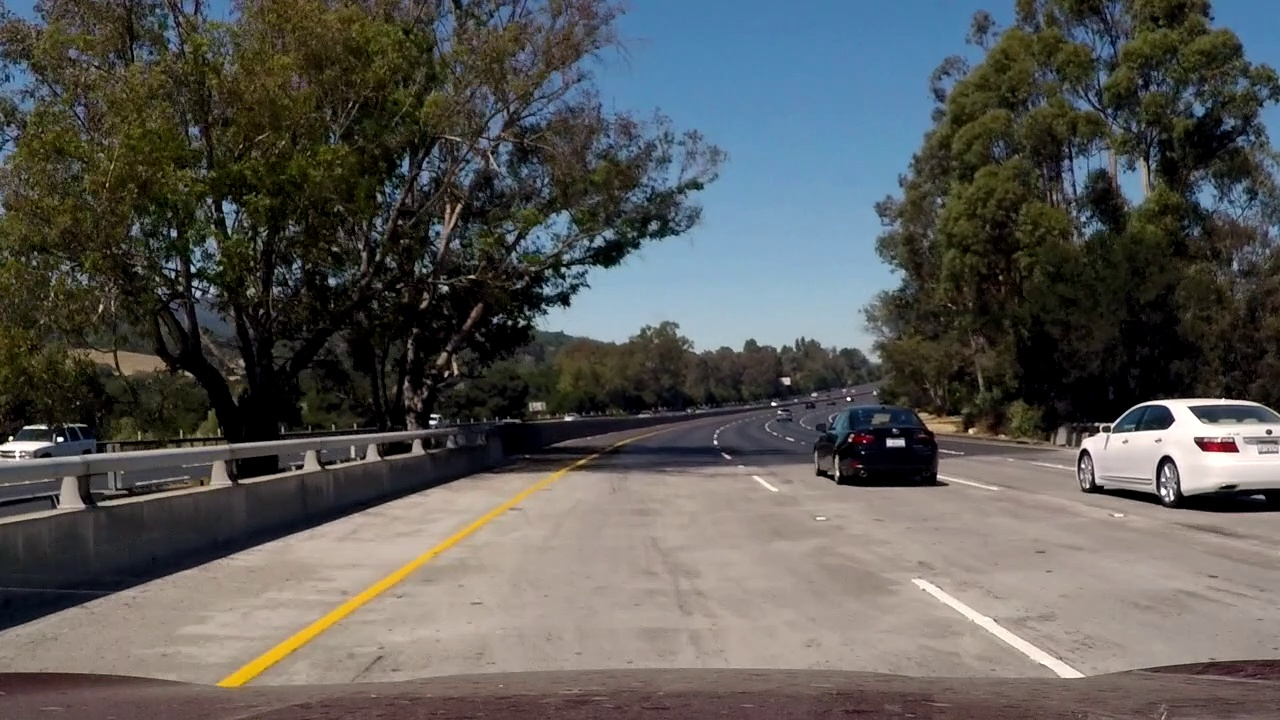
#> input picture CarND-LaneLines-P1/test_images/challanges.jpg, 1280 x 720 px, given in place of solidYellowLeft.jpg, which was not available
$ jupyter execute --allow-errors P1.ipynb   (shell and % lines are left out)   (text cells are left out)
#> lines starting #> are read from the running program, lines starting #| are printed output that depends on the picture; after the words box and inside, x2 and y2 are one past the last pixel; in counts of white or black regions, pixels touching at a corner belong together; pictures that were not available may be replaced by others from this repository, and a replacement may not be noted
[cell 1]
#importing some useful packages
import matplotlib.pyplot as plt
import matplotlib.image as mpimg
import numpy as np
import cv2

[cell 2]
import os
os.listdir("test_images/")

[cell 3]
#reading in an image
TEST_IMAGE = "test_images/solidYellowLeft.jpg"
# [7 lines of commented-out code are left out]
image = mpimg.imread(TEST_IMAGE)
#> image is the input picture: shape (720, 1280, 3); mean R, G, B 89.2, 88.9, 86.3

#printing out some stats and plotting
print('This image is:', type(image), 'with dimensions:', image.shape)
#| This image is: <class 'numpy.ndarray'> with dimensions: (720, 1280, 3)
plt.imshow(image)  # if you wanted to show a single color channel image called 'gray', for example, call as plt.imshow(gray, cmap='gray')

[cell 4]
import math

def grayscale(img):
    """Applies the Grayscale transform
    This will return an image with only one color channel
    but NOTE: to see the returned image as grayscale
    (assuming your grayscaled image is called 'gray')
    you should call plt.imshow(gray, cmap='gray')"""
    return cv2.cvtColor(img, cv2.COLOR_RGB2GRAY)
    # Or use BGR2GRAY if you read an image with cv2.imread()
    # return cv2.cvtColor(img, cv2.COLOR_BGR2GRAY)

def canny(img, low_threshold, high_threshold):
    """Applies the Canny transform"""
    return cv2.Canny(img, low_threshold, high_threshold)

def gaussian_blur(img, kernel_size):
    """Applies a Gaussian Noise kernel"""
    return cv2.GaussianBlur(img, (kernel_size, kernel_size), 0)

def region_of_interest(img, vertices):
    """
    Applies an image mask.

    Only keeps the region of the image defined by the polygon
    formed from `vertices`. The rest of the image is set to black.
    `vertices` should be a numpy array of integer points.
    """
    #defining a blank mask to start with
    mask = np.zeros_like(img)

    #defining a 3 channel or 1 channel color to fill the mask with depending on the input image
    if len(img.shape) > 2:
        channel_count = img.shape[2]  # i.e. 3 or 4 depending on your image
        ignore_mask_color = (255,) * channel_count
    else:
        ignore_mask_color = 255

    #filling pixels inside the polygon defined by "vertices" with the fill color
    cv2.fillPoly(mask, vertices, ignore_mask_color)

    #returning the image only where mask pixels are nonzero
    masked_image = cv2.bitwise_and(img, mask)
    return masked_image


# Function to separate left and right lane separation
def separate_lane_line(lines, img):
    left_lane_lines = []
    right_lane_lines = []
    for line in lines:
        for x1, y1, x2, y2 in line:
            dx = x2 - x1
            # If dx=0, the coordinates are almost going to be vertical. Hence ignoring
            if dx == 0:
                continue

            dy = y2 - y1
            # If dy=0, the coordinates are almost going to be horizontal. Hence ignoring
            if dy == 0:
                continue

            slope1 = dy/dx

            #To ignore the slope with negligible values
            epsilon = 0.1
            if abs(slope1) <= epsilon:
                continue

            imageDimension = img.shape
            imageCentre = imageDimension[1]/2
            #If slope is negative and on left side of image center, then append it to
            #the array-left_lane_lines else to the array-right_lane_lines
            if slope1 < 0 and x1 < imageCentre and x2 < imageCentre:
                left_lane_lines.append([[x1, y1, x2, y2]])
            elif x1 >= imageCentre and x2 >= imageCentre:
                right_lane_lines.append([[x1, y1, x2, y2]])

    return left_lane_lines, right_lane_lines


# Calculating slope & intercept of the lanes based on linear regression
from scipy import stats

# function to calculate and return slope and intercept of a line based on
# linear regression. Later left and right lines will be passed to this function
# to extrapolate the lines.
def slope_intercept_calc(lines):
    xs = []
    ys = []
    for line in lines:
        for x1, y1, x2, y2 in line:
            xs.append(x1)
            xs.append(x2)
            ys.append(y1)
            ys.append(y2)
    # Applying linear regression and retrieving slope and intercept
    slope, intercept, r_vale, p_value, std_err = stats.linregress(xs, ys)
    return slope, intercept

def draw_one_full_lane_line(img, lines, top_y):
    slope, intercept = slope_intercept_calc(lines)

    # y = Mx + B  ==>  x = (y-b)/
    bottom_y = imshape[0]-1
    x_to_bottom_y = (bottom_y - intercept)/slope

    top_x_to_y = (top_y - intercept)/slope
    new_left_line = [[[int(x_to_bottom_y), int(bottom_y), int(top_x_to_y), int(top_y)]]]
    return draw_lines(img, new_left_line)

def draw_two_full_lane_lines(img, left_lane, right_lane, vertices):
    region_top_left = vertices[0][1]
    full_left_lane_img = draw_one_full_lane_line(img, left_lane, region_top_left[1])
    full_right_lane_img = draw_one_full_lane_line(full_left_lane_img, right_lane, region_top_left[1])
    return full_right_lane_img

def draw_lines(img, lines, color=[255, 0, 0], thickness=5):
    """
    NOTE: this is the function you might want to use as a starting point once you want to
    average/extrapolate the line segments you detect to map out the full
    extent of the lane (going from the result shown in raw-lines-example.mp4
    to that shown in P1_example.mp4).

    Think about things like separating line segments by their
    slope ((y2-y1)/(x2-x1)) to decide which segments are part of the left
    line vs. the right line.  Then, you can average the position of each of
    the lines and extrapolate to the top and bottom of the lane.

    This function draws `lines` with `color` and `thickness`.
    Lines are drawn on the image inplace (mutates the image).
    If you want to make the lines semi-transparent, think about combining
    this function with the weighted_img() function below
    """
    for line in lines:
        for x1,y1,x2,y2 in line:
            cv2.line(img, (x1, y1), (x2, y2), color, thickness)

    return img

def hough_lines(img, rho, theta, threshold, min_line_len, max_line_gap,vertices):
    """
    `img` should be the output of a Canny transform.

    Returns an image with hough lines drawn.
    """
    lines = cv2.HoughLinesP(img, rho, theta, threshold, np.array([]), minLineLength=min_line_len, maxLineGap=max_line_gap)
    line_img = np.zeros((img.shape[0], img.shape[1], 3), dtype=np.uint8)

    #Senthil - Line extrapolation starts
    left_lane_lines, right_lane_lines = separate_lane_line(lines, line_img)
    full_lane_line_image = draw_two_full_lane_lines(line_img,left_lane_lines, right_lane_lines, vertices)
    #Senthil - Line extrapolation ends

    #draw_lines(line_img, lines)
    #return line_img
    return full_lane_line_image

# Python 3 has support for cool math symbols.

def weighted_img(img, initial_img, α=0.8, β=1., γ=0.):
    """
    `img` is the output of the hough_lines(), An image with lines drawn on it.
    Should be a blank image (all black) with lines drawn on it.

    `initial_img` should be the image before any processing.

    The result image is computed as follows:

    initial_img * α + img * β + γ
    NOTE: initial_img and img must be the same shape!
    """
    return cv2.addWeighted(initial_img, α, img, β, γ)

[cell 5]
# TODO: Build your pipeline that will draw lane lines on the test_images
# then save them to the test_images_output directory.
gray = grayscale(image)
plt.imshow(gray, cmap='gray')
gray.shape
#> Out = (720, 1280)

[cell 6]
kernel_size = 5
blur_img = gaussian_blur(gray, kernel_size)
plt.imshow(blur_img)

[cell 7]
low_threshold, high_threshold = 50, 150
edges = canny(blur_img, low_threshold, high_threshold)
#> in canny, `return cv2.Canny(img, low_threshold, high_threshold)`:
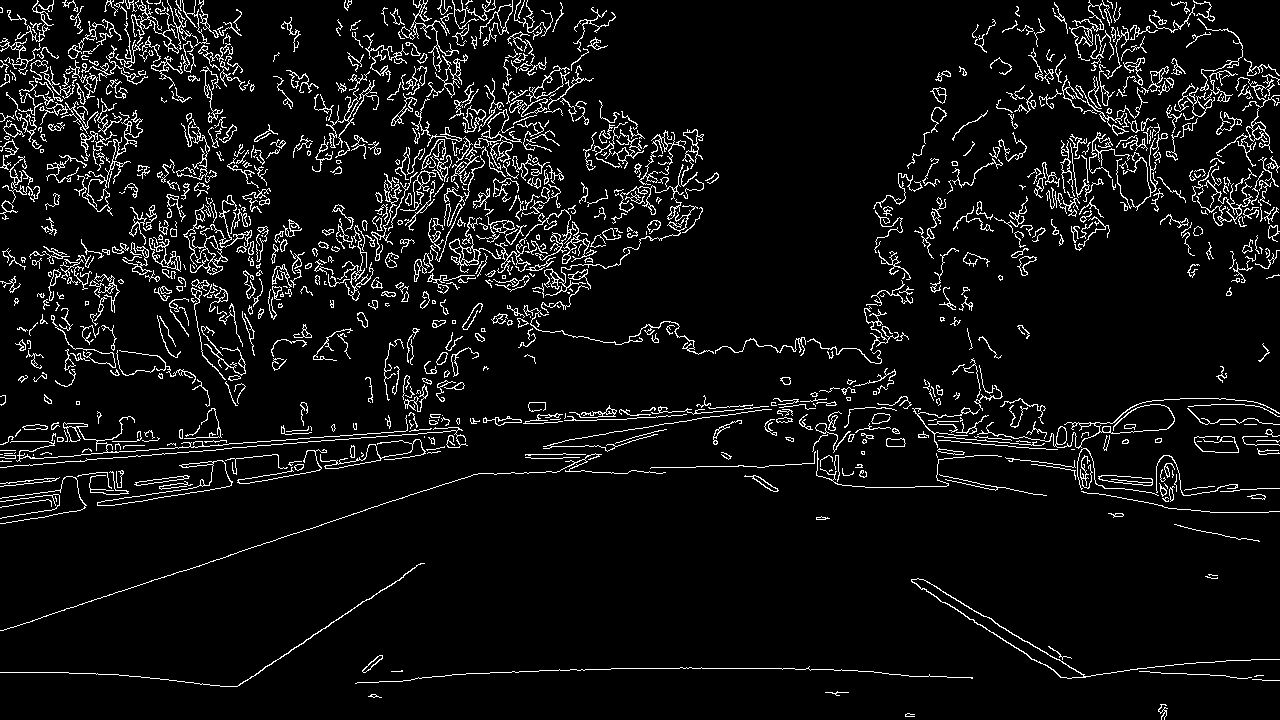
#> returned value: shape (720, 1280); 6.7% white in thin lines or dots
plt.imshow(edges, cmap='Greys_r')
#cv2.imwrite("test_images_output/cannyEdge_img.jpg", edges)

[cell 8]
imshape = image.shape
#> imshape = (720, 1280, 3)
# [5 lines of commented-out code are left out]
vertices = np.array([[(0,imshape[0]),(imshape[1]*0.48, imshape[0]*0.6), (imshape[1]*0.52, imshape[0]*0.6), (imshape[1], imshape[0])]],dtype=np.int32)
masked_edge = region_of_interest(edges, vertices)
#> in region_of_interest, `cv2.fillPoly(mask, vertices, ignore_mask_color)`: mask: shape (720, 1280); 20.8% white; 1 white region, box (x1, y1, x2, y2) and area: (2, 432, 1279, 720) 191701
#> in region_of_interest, `masked_image = cv2.bitwise_and(img, mask)`:
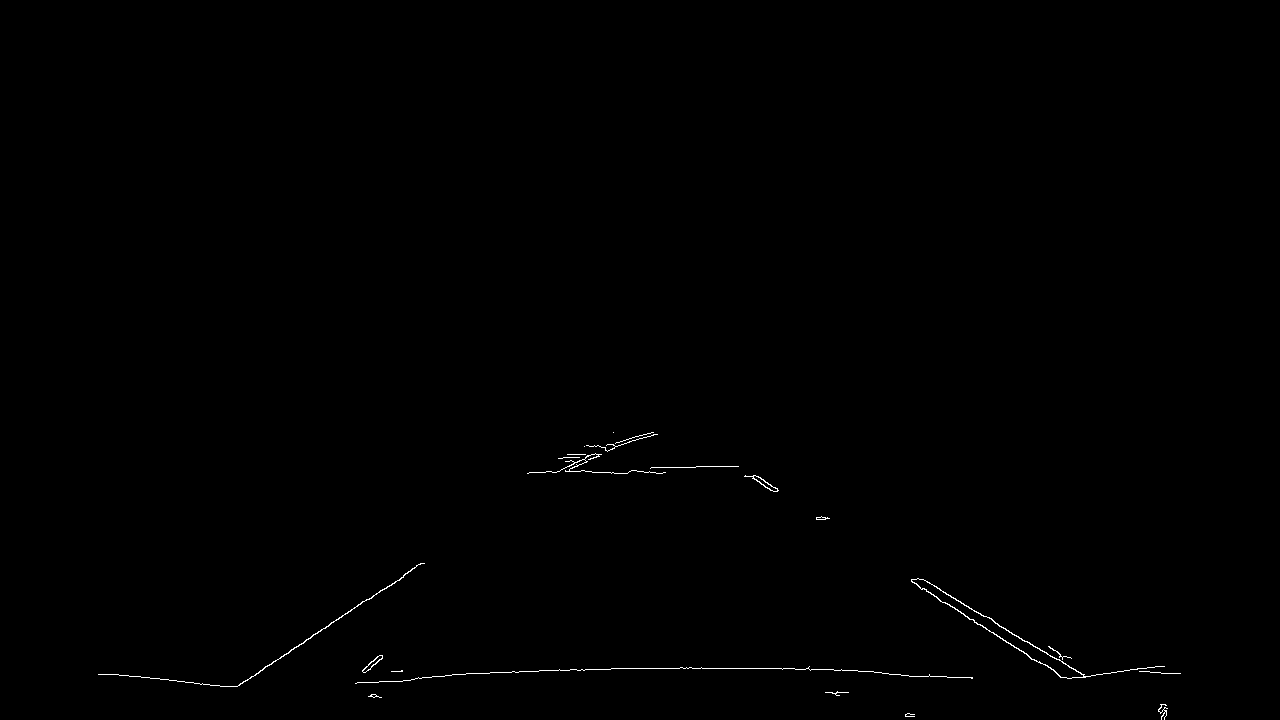
#> masked_image: shape (720, 1280); 0.28% white in thin lines or dots, all inside (x1, y1, x2, y2) = (98, 432, 1181, 720)
plt.imshow(masked_edge, cmap = 'Greys_r')

[cell 9]
rho = 1
theta = np.pi/180
threshold = 40
min_line_len = 20
max_line_gap = 40
line_image = hough_lines(masked_edge, rho, theta, threshold, min_line_len, max_line_gap, vertices)
#> in hough_lines, `lines = cv2.HoughLinesP(img, rho, theta, threshold, np.array([]), minL..`: lines = 24 rows, first 6: [611, 668, 808, 668], [911, 581, 1065, 677], [239, 685, 421, 563], [909, 676, 972, 677], [733, 466, 775, 491], [918, 578, 1088, 676]
#> the loop in separate_lane_line, `for line in lines:` made 24 passes
#> line on passes 1 to 12: [[611, 668, 808, 668]], [[911, 581, 1065, 677]], [[239, 685, 421, 563]], [[909, 676, 972, 677]], [[733, 466, 775, 491]], [[918, 578, 1088, 676]], [[559, 669, 610, 669]], [[236, 686, 366, 599]], [[650, 468, 710, 466]], [[418, 677, 563, 670]], [[118, 674, 223, 686]], [[682, 467, 735, 466]]
#> after the loop in separate_lane_line, `for line in lines:`: left_lane_lines = [[[239, 685, 421, 563]], [[236, 686, 366, 599]], [[369, 599, 423, 563]]]; right_lane_lines = [[[911, 581, 1065, 677]], [[733, 466, 775, 491]], [[918, 578, 1088, 676]], [[919, 587, 1063, 677]], [[922, 579, 1085, 677]], [[1078, 677, 1147, 667]]]
#> the loop in slope_intercept_calc, `for line in lines:` made 3 passes
#> after the loop in slope_intercept_calc, `for line in lines:`: xs = [239, 421, 236, 366, 369, 423]; ys = [685, 563, 686, 599, 599, 563]
#> in slope_intercept_calc, `slope, intercept, r_vale, p_value, std_err = stats.linregress(xs, ys)`: slope = -0.664; intercept = 843.2; r_vale = -1; p_value = 1.73e-08; std_err = 0.00486
#> in draw_one_full_lane_line, `slope, intercept = slope_intercept_calc(lines)`: slope = -0.664; intercept = 843.2
#> in draw_one_full_lane_line, `x_to_bottom_y = (bottom_y - intercept)/slope`: x_to_bottom_y = 187
#> in draw_one_full_lane_line, `top_x_to_y = (top_y - intercept)/slope`: top_x_to_y = 619.2
#> in draw_one_full_lane_line, `new_left_line = [[[int(x_to_bottom_y), int(bottom_y), int(top_x_to_y),..`: new_left_line = [[[186, 719, 619, 432]]]
#> the loop in draw_lines, `for line in lines:` made 1 pass
#> the loop in slope_intercept_calc (call 2), `for line in lines:` made 6 passes
#> call 2 of draw_lines, with thickness = 5
#> the loop in draw_lines (call 2), `for line in lines:` made 1 pass
#> line on pass 1: [[1166, 719, 657, 432]]
#> after the loop in draw_lines (call 2), `for line in lines:`:
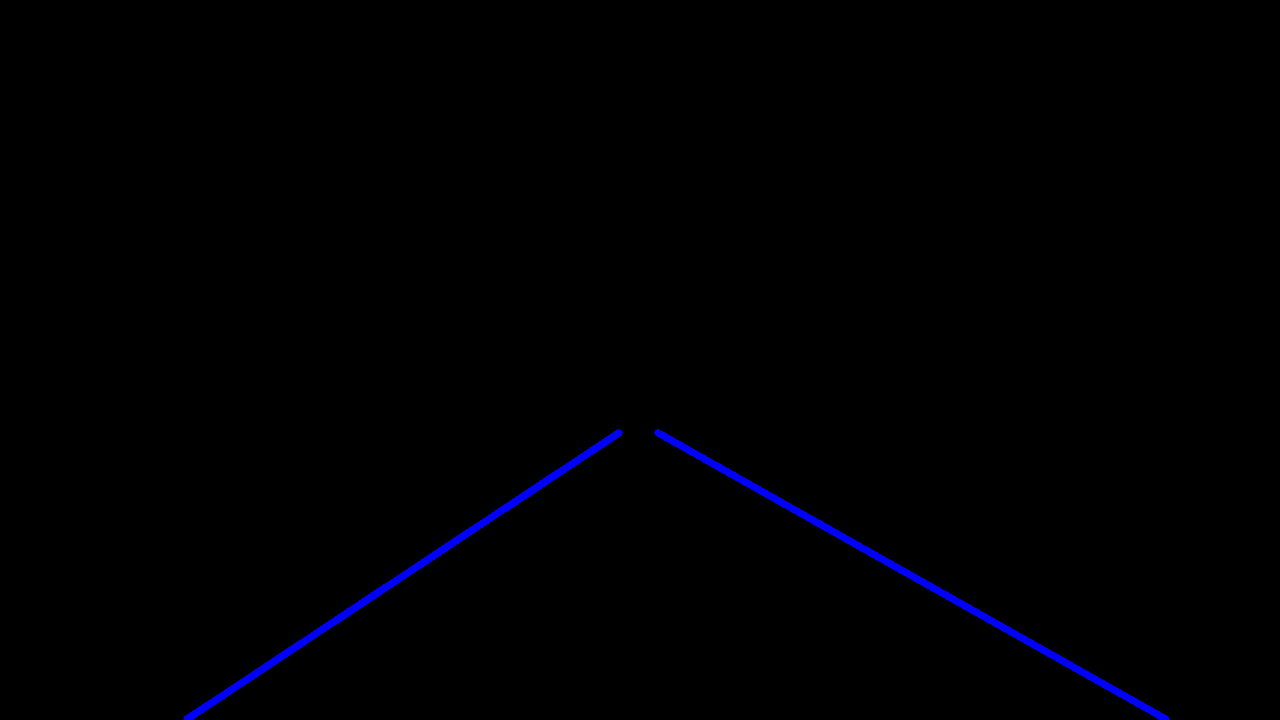
#> img: shape (720, 1280, 3); mean of channels 0, 1, 2 2.2, 0, 0; drawn as B, G, R
plt.imshow(line_image)

[cell 10]
final_image = weighted_img(line_image, image, α=0.8, β=1., γ=0.)
#> in weighted_img, `return cv2.addWeighted(initial_img, α, img, β, γ)`:
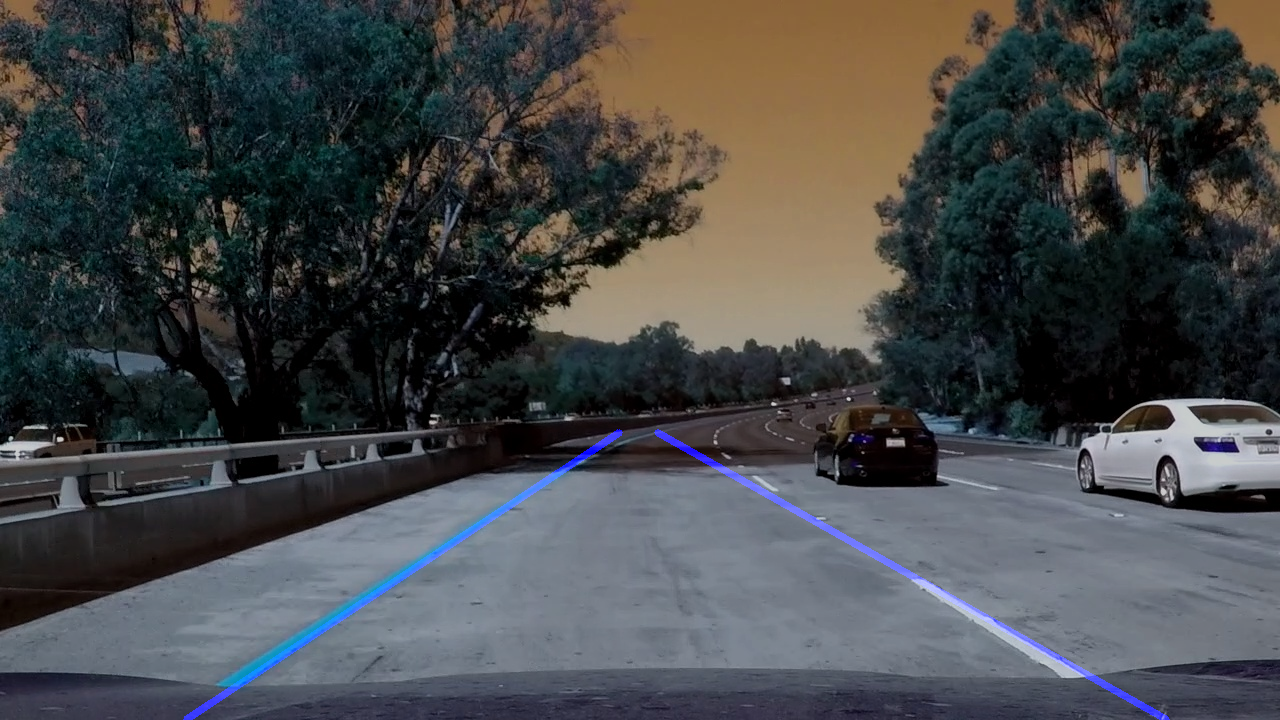
#> returned value: shape (720, 1280, 3); mean of channels 0, 1, 2 72.4, 71.1, 69; drawn as B, G, R
plt.imshow(final_image)

[cell 11]
# Import everything needed to edit/save/watch video clips
from moviepy.editor import VideoFileClip
from IPython.display import HTML

[cell 12]
# [26 lines left out: function process_image, not called in this run]

[cell 13]
white_output = 'test_videos_output/solidWhiteRight.mp4'
## To speed up the testing process you may want to try your pipeline on a shorter subclip of the video
## To do so add .subclip(start_second,end_second) to the end of the line below
## Where start_second and end_second are integer values representing the start and end of the subclip
## You may also uncomment the following line for a subclip of the first 5 seconds
#clip1 = VideoFileClip("test_videos/solidWhiteRight.mp4").subclip(0,5)
#clip1 = VideoFileClip("test_videos/solidWhiteRight.mp4")
#clip1 = VideoFileClip("test_videos/solidYellowLeft.mp4").subclip(0,5)
#> (the rest of this cell did not finish here and is left out)

[cell 14]
HTML("""
<video width="960" height="540" controls>
  <source src="{0}">
</video>
""".format(white_output))

[cell 15]
yellow_output = 'test_videos_output/solidYellowLeft.mp4'
## To speed up the testing process you may want to try your pipeline on a shorter subclip of the video
## To do so add .subclip(start_second,end_second) to the end of the line below
## Where start_second and end_second are integer values representing the start and end of the subclip
## You may also uncomment the following line for a subclip of the first 5 seconds
##clip2 = VideoFileClip('test_videos/solidYellowLeft.mp4').subclip(0,5)
#> (the rest of this cell did not finish here and is left out)

[cell 16]
HTML("""
<video width="960" height="540" controls>
  <source src="{0}">
</video>
""".format(yellow_output))

[cell 17]
challenge_output = 'test_videos_output/challenge.mp4'
## To speed up the testing process you may want to try your pipeline on a shorter subclip of the video
## To do so add .subclip(start_second,end_second) to the end of the line below
## Where start_second and end_second are integer values representing the start and end of the subclip
## You may also uncomment the following line for a subclip of the first 5 seconds
##clip3 = VideoFileClip('test_videos/challenge.mp4').subclip(0,5)
#> (the rest of this cell did not finish here and is left out)

[cell 18]
HTML("""
<video width="960" height="540" controls>
  <source src="{0}">
</video>
""".format(challenge_output))

[cell 19]
# Opens the Video file
cap= cv2.VideoCapture('test_videos/challenge.mp4')
i=0
while(cap.isOpened()):
    ret, frame = cap.read()
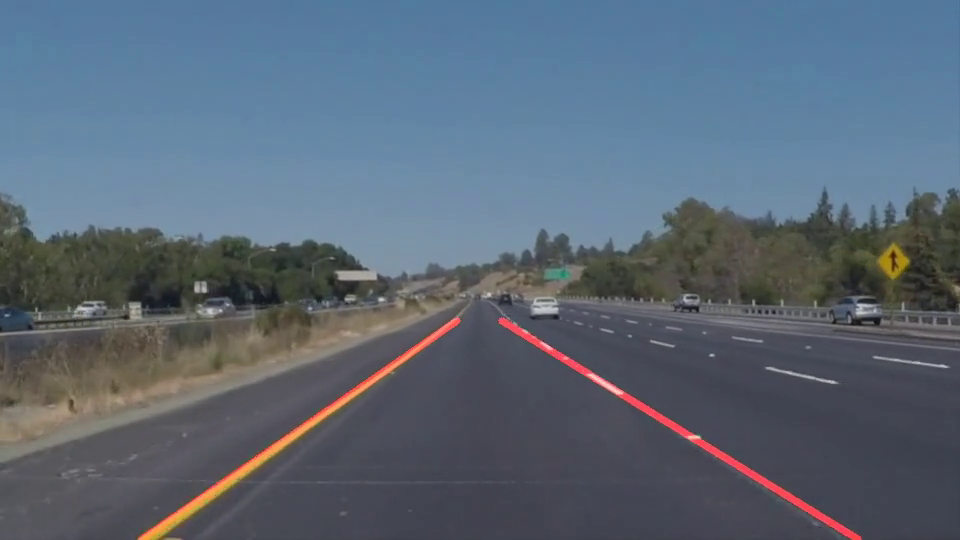
#> input picture frame 68 of CarND-LaneLines-P1/test_videos_output/solidWhiteRight.mp4, 960 x 540 px, given in place of challenge.mp4, which was not available
#> frame is the input picture: shape (540, 960, 3); mean B, G, R 117.9, 103.5, 90.7
    if ret == False:
        break
    cv2.imwrite('test_images/challenges'+str(i)+'.jpg',frame)
    i+=1

cap.release()
cv2.destroyAllWindows()
